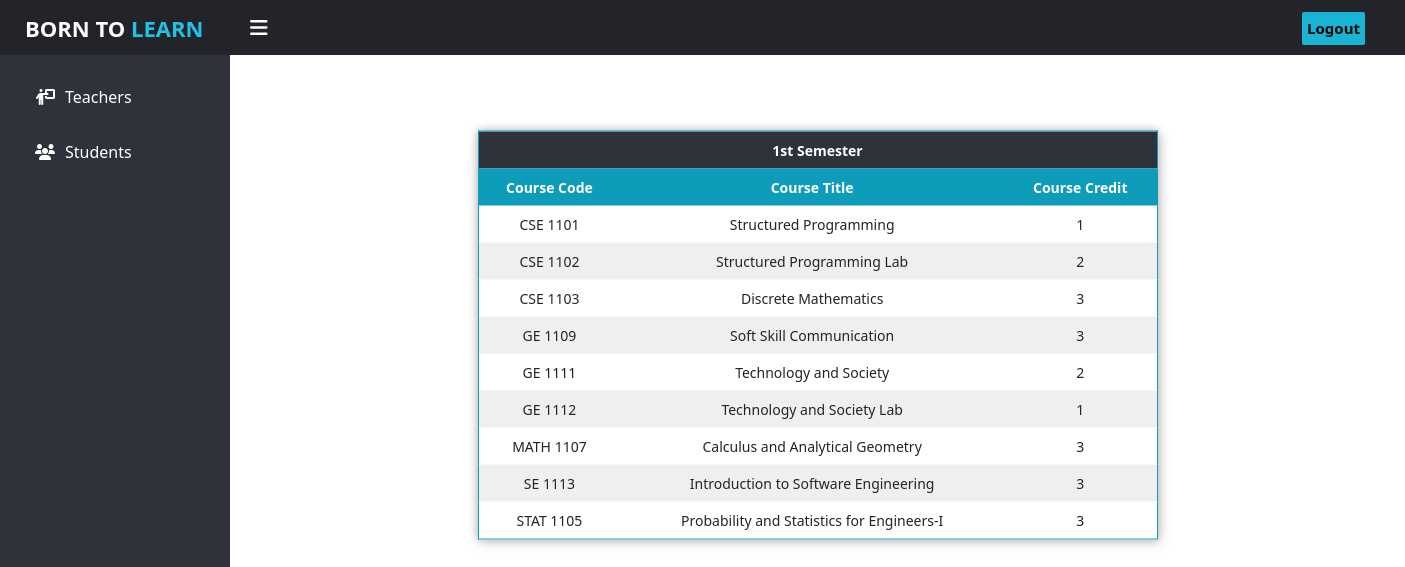
Screenshot of /Semester/Semesters.php?action=firstsemester (signed in) with the database file from the repository.
### tables this page shows
CREATE TABLE `firstsemester` (
  `Course Code` varchar(20) NOT NULL,
  `Course Title` varchar(50) NOT NULL,
  `Course Credit` int(20) NOT NULL
);

### Semester/Semesters.php (the view, shortened to what this page needs)
<?php
include '../assets/database.php';
include '../assets/sidebar.php';
?>
<link rel="stylesheet" href="../css//Semesters.css">
<link href="https://cdn.jsdelivr.net/npm/bootstrap@5.0.2/dist/css/bootstrap.min.css" rel="stylesheet">
<div class="semesters-area" id="semester_id">
    <div class="semesters-container">
        <table>
            <tbody>
                <?php
                $x = $_GET['action'];
                $sql = "select * FROM $x";
                $result = $conn->query($sql);
                if ($result->num_rows > 0) {
                    if ($x == 'firstsemester') {
                        $sem = '1st Semester';
                    } else if ($x == 'secondsemester') {
                        $sem = '2nd Semester';
                    } else if ($x == 'thirdsemester') {
                        $sem = '3rd Semester';
                    } else if ($x == 'forthsemester') {
                        $sem = '4th Semester';
                    } else if ($x == 'fifthsemester') {
                        $sem = '5th Semester';
                    } else if ($x == 'sixthsemester') {
                        $sem = '6th Semester';
                    } else if ($x == 'seventhsemester') {
                        $sem = '7th Semester';
                    } else if ($x == 'eightsemester') {
                        $sem = '8th Semester';
                    }
                    echo ' <tr id="semester">';
                    echo '<th colspan="3" style="text-align:center;">' . $sem . '</th>';
                    echo '</tr>';
                    echo ' <tr id="header" style="text-align:center;">';
                    echo ' <th >Course Code</th>';
                    echo '<th>Course Title</th>';
                    echo '<th>Course Credit</th>';
                    echo ' </tr>';
                    while ($row = $result->fetch_assoc()) {
                        echo '<tr>';
                        echo '<td>' . $row['Course Code'] . '</td>';
                        echo '<td>' . $row['Course Title'] . '</td>';
                        echo '<td>' . $row['Course Credit'] . '</td>';
                        echo '</tr> ';
                    }
                } else {
                ?>
                    <div>
                        <P>NOTHING</P>
                    </div>
                <?php    }
                ?>
            </tbody>
        </table>
    </div>
</div>
</div>
</body>
</html>

### css/sidebar.css (style rules this page uses)
body { margin: 0; padding: 0; font-family: "Roboto", sans-serif; }

### css/Semesters.css (style rules this page uses)
body { overflow-x: hidden; overflow-y: hidden; }
.semesters-area { display: -webkit-flex; display: -moz-flex; display: -ms-flex; display: -o-flex; display: flex; flex-direction: column; justify-content: center; }
#semester_id { padding-top: 335px; padding-left: 50%; }
.semesters-container { height: auto; display: -webkit-flex; display: -moz-flex; display: -ms-flex; display: -o-flex; display: flex; flex-direction: row; justify-content: space-between; align-items: center; margin: 0 auto; }
table { transform: translate(-50%, -50%); border-collapse: collapse; width: 680px; border: 1px solid #0d9dbb; box-shadow: 2px 2px 12px rgba(0, 0, 0, 0.2), -1px -1px 8px rgba(0, 0, 0, 0.2); }
tr { transition: all 0.2s ease-in; cursor: pointer; font-size: 14px; }
tr:nth-child(even) { background-color: #f1eeee; }
th, td { padding: 8px; text-align: center; border-bottom: 1px solid #ddd; }
#semester { background-color: #2f323a; color: #fff; }
#header { background-color: #0d9dbb; color: #fff; }

### rows the page displays
firstsemester: Course Code "CSE 1101", Course Title "Structured Programming", Course Credit "1"
firstsemester: Course Code "CSE 1102", Course Title "Structured Programming Lab", Course Credit "2"
firstsemester: Course Code "CSE 1103", Course Title "Discrete Mathematics", Course Credit "3"
firstsemester: Course Code "GE 1109", Course Title "Soft Skill Communication", Course Credit "3"
firstsemester: Course Code "GE 1111", Course Title "Technology and Society", Course Credit "2"
firstsemester: Course Code "GE 1112", Course Title "Technology and Society Lab", Course Credit "1"
firstsemester: Course Code "MATH 1107", Course Title "Calculus and Analytical Geometry", Course Credit "3"
firstsemester: Course Code "SE 1113", Course Title "Introduction to Software Engineering", Course Credit "3"
firstsemester: Course Code "STAT 1105", Course Title "Probability and Statistics for Engineers-I", Course Credit "3"

### other values shown
$sem "1st Semester"
